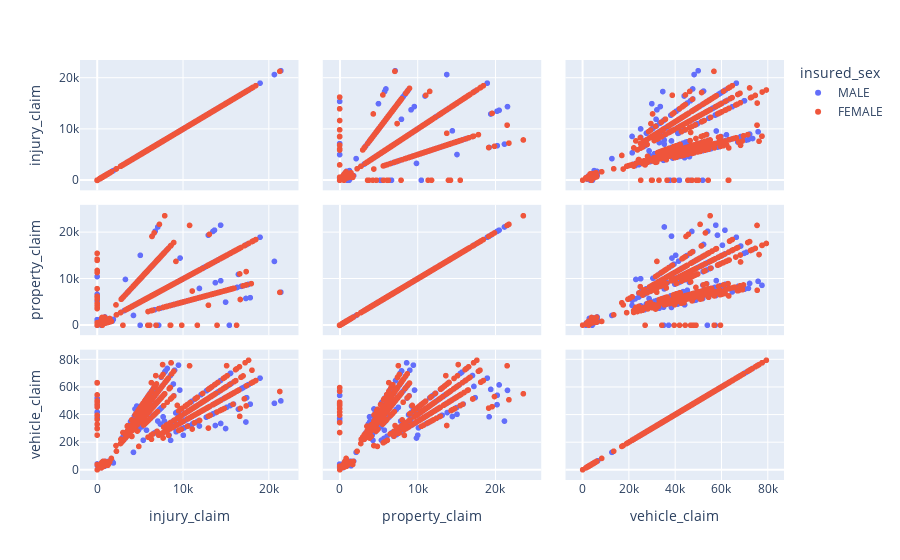

Here is the notebook cell this chart was saved with:
### Code cell
fig = px.scatter_matrix(data, dimensions=["injury_claim", "property_claim", "vehicle_claim"],color = "insured_sex")
fig.show()

### Figure 1 — Plotly figure (JSON) as saved in the notebook; plotly's stock layout.template omitted (floating-point values rounded to 4 significant figures; data arrays with more than 128 entries replaced by an {"elided": "..."} marker saying what was removed)
{"data": [{"dimensions": [{"axis": {"matches": true}, "label": "injury_claim", "values": {"elided": "463 int values"}}, {"axis": {"matches": true}, "label": "property_claim", "values": {"elided": "463 int values"}}, {"axis": {"matches": true}, "label": "vehicle_claim", "values": {"elided": "463 int values"}}], "hovertemplate": "insured_sex=MALE<br>%{xaxis.title.text}=%{x}<br>%{yaxis.title.text}=%{y}<extra></extra>", "legendgroup": "MALE", "marker": {"color": "#636efa", "symbol": "circle"}, "name": "MALE", "showlegend": true, "type": "splom"}, {"dimensions": [{"axis": {"matches": true}, "label": "injury_claim", "values": {"elided": "537 int values"}}, {"axis": {"matches": true}, "label": "property_claim", "values": {"elided": "537 int values"}}, {"axis": {"matches": true}, "label": "vehicle_claim", "values": {"elided": "537 int values"}}], "hovertemplate": "insured_sex=FEMALE<br>%{xaxis.title.text}=%{x}<br>%{yaxis.title.text}=%{y}<extra></extra>", "legendgroup": "FEMALE", "marker": {"color": "#EF553B", "symbol": "circle"}, "name": "FEMALE", "showlegend": true, "type": "splom"}], "layout": {"dragmode": "select", "legend": {"title": {"text": "insured_sex"}, "tracegroupgap": 0}, "margin": {"t": 60}}}
